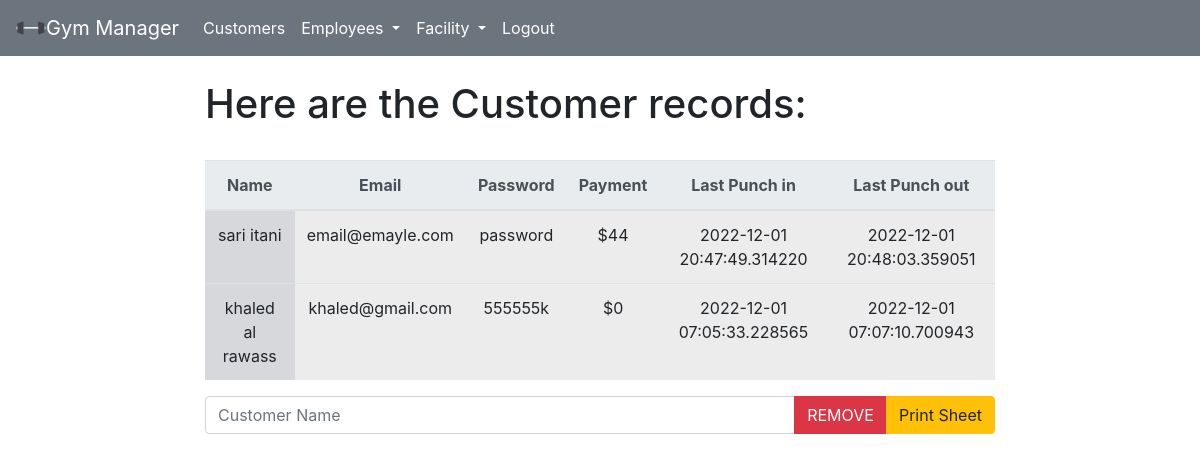
Before: /work/customers/ with the older database file.
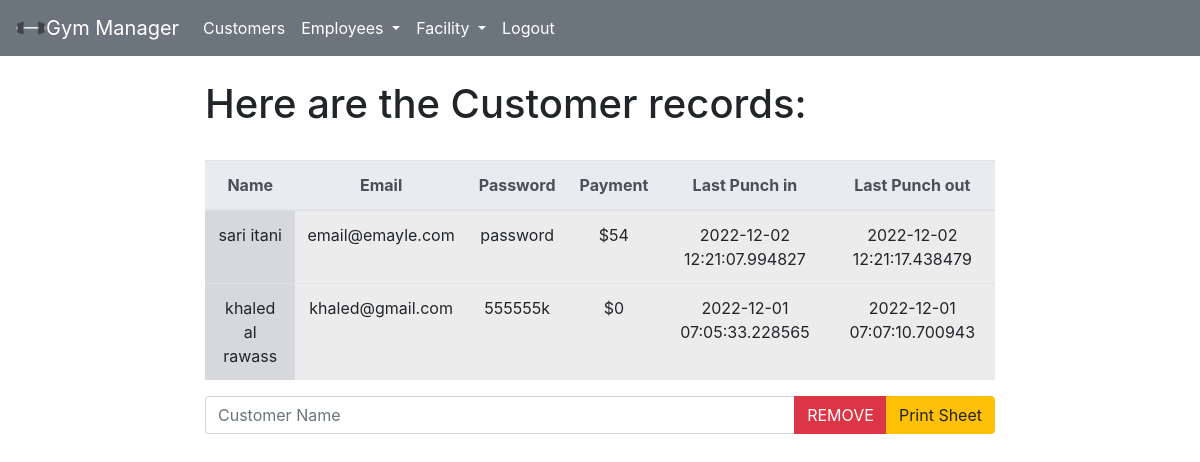
After: the same page with the newer database file.
### workers/models.py (models this page shows, shortened)
class Customers(models.Model):
    Customer = models.ForeignKey(Customer, on_delete=models.CASCADE)
    name = models.CharField(max_length=50, unique=True)
    gender = models.CharField(max_length=10)
    email = models.EmailField()
    password = models.CharField(max_length=160)
    bill = models.IntegerField()
    Punch_in = models.CharField(max_length=50)
    Punch_out = models.CharField(max_length=50)

### workers/views.py (the view, shortened to what this page needs)
# urls.py: path('customers/', customers, name='customers'),
def customers(response):
    data = Customers.objects.all()
    return render(response, "workers/customers.html", {"data": data})

### workers/templates/workers/customers.html (shortened to what this page needs)
{% extends 'workers/base.html' %}
{% block content %}
<h1>Here are the Customer records:</h1>
<br>
<table class="table table-hover">
    <thead class="thead-light">
        <tr class="text-center">
            <th>Name</th>
            <th>Email</th>
            <th>Password</th>
            <th>Payment</th>
            <th>Last Punch in</th>
            <th>Last Punch out</th>
        </tr>
    </thead>
    <tbody>
        {% for e in data %}
        <tr class="text-center">
            <td class="table-secondary">{{e.name}}</td>
            <td class="table-active">{{e.email}}</td>
            <td class="table-active">{{e.password}}</td>
            <td class="table-active">${{e.bill}}</td>
            <td class="table-active">{{e.Punch_in}}</td>
            <td class="table-active">{{e.Punch_out}}</td>
        </tr>
      {%endfor%}
    </tbody>
</table>
<form method="POST">
    <div class="input-group mb-3">
        <input type="text" class="form-control" placeholder="Customer Name" name="name">
        <div class="input-group-append">
            <button class="btn btn-danger" type="submit" value="remove" name="remove">REMOVE</button>
            <button class="btn btn-warning" type="submit" value="print" name="print">Print Sheet</button>
        </div>
    </div>
</form>
{% endblock %}

Changed rows visible on the page:
changed Customers "sari itani": bill "44" → "54"; Punch_in "2022-12-01 20:47:49.314220" → "2022-12-02 12:21:07.994827"; Punch_out "2022-12-01 20:48:03.359051" → "2022-12-02 12:21:17.438479"
